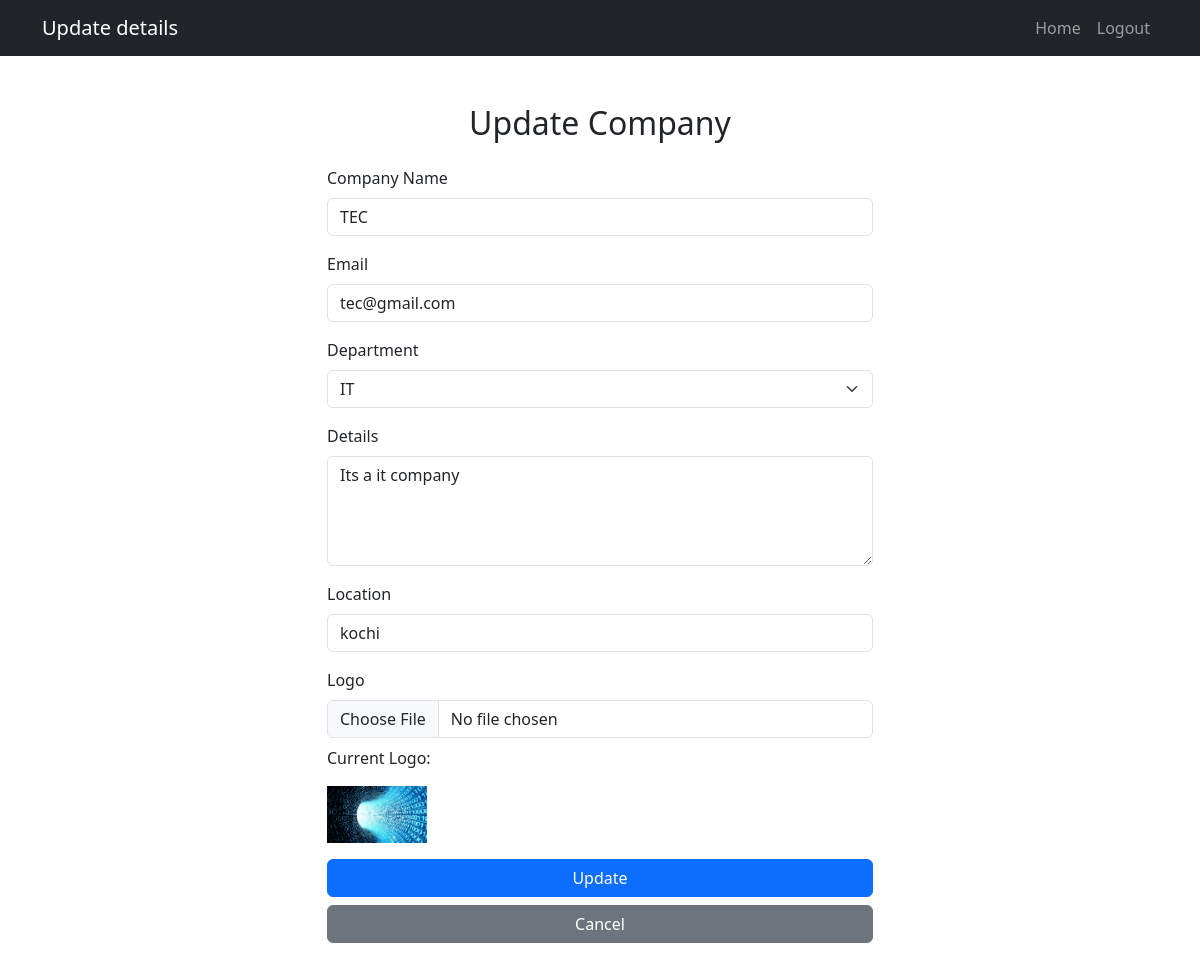
The app's page /update_company/2/ (signed in) with its own data.
### job/models.py (models this page shows)
class Company(models.Model):
    Company_id=models.ForeignKey(User,on_delete=models.CASCADE)
    Department_id=models.ForeignKey(Department,on_delete=models.CASCADE)
    Company_Name=models.CharField(max_length=100)
    location = models.CharField(max_length=100, blank=True)
    Details=models.CharField(max_length=1000)
    logo = models.ImageField(upload_to='company_logos/', blank=True)

class User(AbstractUser):
    user_type=models.CharField(max_length=100)

class Department(models.Model):
    departmentname=models.CharField(max_length=100)

### job/views.py (the view)
# urls.py: path('update_company/<int:id>/', views.update_company, name='update_company'),
@login_required
def update_company(request, id):
    company = get_object_or_404(Company, id=id)
    if request.method == "POST":
        company.Company_id.username = request.POST['uname']
        company.Company_id.email = request.POST['email']
        company.Company_id.save()
        company.Department_id_id = request.POST['dep']
        company.Company_Name = request.POST['cname']
        company.Details = request.POST['deta']
        company.location = request.POST['loca']
        if request.FILES.get('logo'):
            company.logo = request.FILES['logo']
        company.save()
        return HttpResponse("<script>alert('Updated Successfully !!!');window.location.href='/company_user_view';</script>")
    else:
        departments = Department.objects.all()
        return render(request, 'update_company_id.html', {'company': company, 'departments': departments})

### job/templates/update_company_id.html (shortened to what this page needs)
<!DOCTYPE html>
<html lang="en">
<head>
    <link href="https://cdn.jsdelivr.net/npm/bootstrap@5.3.3/dist/css/bootstrap.min.css" rel="stylesheet">
</head>
<body>
    <nav class="navbar navbar-expand-lg navbar-dark bg-dark">
        <div class="container">
            <a class="navbar-brand" href="/">Update details</a>
            <div class="collapse navbar-collapse" id="navbarNav">
                <ul class="navbar-nav ms-auto">
                    <li class="nav-item">
                        <a class="nav-link" href="{% url 'company_user_view' %}">Home</a>
                    </li>
                    <li class="nav-item">
                        <a class="nav-link" href="{% url 'logouts' %}">Logout</a>
                    </li>
                </ul>
            </div>
        </div>
    </nav>
    <div class="container my-5">
        <div class="row justify-content-center">
            <div class="col-lg-6 col-md-8">
                <h2 class="text-center mb-4">Update Company</h2>
                <form action="" method="POST" enctype="multipart/form-data" class="needs-validation" novalidate>
                    <div class="mb-3">
                        <label for="cname" class="form-label">Company Name</label>
                        <input type="text" class="form-control" id="cname" name="cname" value="{{ company.Company_Name }}" required>
                    </div>
                    <div class="mb-3">
                        <label for="email" class="form-label">Email</label>
                        <input type="email" class="form-control" id="email" name="email" value="{{ company.Company_id.email }}" required>
                    </div>
                    <div class="mb-3">
                        <label for="dep" class="form-label">Department</label>
                        <select class="form-select" id="dep" name="dep" required>
                            {% for dept in departments %}
                                <option value="{{ dept.id }}" {% if dept.id == company.Department_id.id %}selected{% endif %}>
                                    {{ dept.departmentname }}
                                </option>
                            {% endfor %}
                        </select>
                    </div>
                    <div class="mb-3">
                        <label for="deta" class="form-label">Details</label>
                        <textarea class="form-control" id="deta" name="deta" rows="4" required>{{ company.Details }}</textarea>
                    </div>
                    <div class="mb-3">
                        <label for="loca" class="form-label">Location</label>
                        <input type="text" class="form-control" id="loca" name="loca" value="{{ company.location }}" required>
                    </div>
                    <div class="mb-3">
                        <label for="logo" class="form-label">Logo</label>
                        <input type="file" class="form-control" id="logo" name="logo">
                        {% if company.logo %}
                            <p class="mt-2">Current Logo:</p>
                            <img src="{{ company.logo.url }}" alt="Company Logo" style="max-width: 100px;">
                        {% endif %}
                    </div>
                    <div class="d-grid">
                        <button type="submit" class="btn btn-primary">Update</button>
                        <a href="/company_list" class="btn btn-secondary mt-2">Cancel</a>
                    </div>
                </form>
            </div>
        </div>
    </div>
</body>
</html>

### records on screen
Company: cname "TEC", email "tec@gmail.com", dep "IT", deta "Its a it company", loca "kochi", logo (picture)
